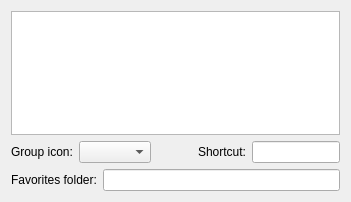
<?xml version="1.0" encoding="UTF-8"?>
<ui version="4.0">
 <class>DictGroupWidget</class>
 <widget class="QWidget" name="DictGroupWidget">
  <property name="geometry">
   <rect>
    <x>0</x>
    <y>0</y>
    <width>351</width>
    <height>202</height>
   </rect>
  </property>
  <property name="windowTitle">
   <string>Form</string>
  </property>
  <layout class="QVBoxLayout" name="verticalLayout">
   <item>
    <widget class="DictListWidget" name="dictionaries"/>
   </item>
   <item>
    <layout class="QHBoxLayout" name="horizontalLayout">
     <item>
      <widget class="QLabel" name="label">
       <property name="text">
        <string>Group icon:</string>
       </property>
      </widget>
     </item>
     <item>
      <widget class="QComboBox" name="groupIcon"/>
     </item>
     <item>
      <spacer name="horizontalSpacer">
       <property name="orientation">
        <enum>Qt::Horizontal</enum>
       </property>
       <property name="sizeHint" stdset="0">
        <size>
         <width>40</width>
         <height>20</height>
        </size>
       </property>
      </spacer>
     </item>
     <item>
      <widget class="QLabel" name="label_3">
       <property name="minimumSize">
        <size>
         <width>16</width>
         <height>16</height>
        </size>
       </property>
       <property name="maximumSize">
        <size>
         <width>16</width>
         <height>16</height>
        </size>
       </property>
       <property name="text">
        <string notr="true"/>
       </property>
       <property name="pixmap">
        <pixmap resource="resources.qrc">:/icons/hotkeys.png</pixmap>
       </property>
       <property name="scaledContents">
        <bool>true</bool>
       </property>
      </widget>
     </item>
     <item>
      <widget class="QLabel" name="label_2">
       <property name="text">
        <string>Shortcut:</string>
       </property>
      </widget>
     </item>
     <item>
      <widget class="HotKeyEdit" name="shortcut"/>
     </item>
    </layout>
   </item>
   <item>
    <layout class="QHBoxLayout" name="horizontalLayout_2">
     <item>
      <widget class="QLabel" name="label_4">
       <property name="text">
        <string>Favorites folder:</string>
       </property>
      </widget>
     </item>
     <item>
      <widget class="QLineEdit" name="favoritesFolder"/>
     </item>
    </layout>
   </item>
  </layout>
 </widget>
 <customwidgets>
  <customwidget>
   <class>DictListWidget</class>
   <extends>QListWidget</extends>
   <header>groups_widgets.hh</header>
  </customwidget>
  <customwidget>
   <class>HotKeyEdit</class>
   <extends>QLineEdit</extends>
   <header>hotkeyedit.hh</header>
  </customwidget>
 </customwidgets>
 <resources>
  <include location="resources.qrc"/>
 </resources>
 <connections/>
</ui>
